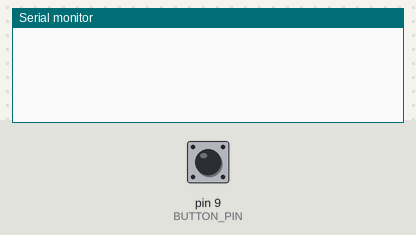
Simulated run of this sketch. Board: Arduino Uno, built with avr-gcc and run on an emulated ATmega328P. On the bench: the last lines printed to the serial monitor. The inputs (shaded band) are chosen by the test bench; at power-on: pin 9 (BUTTON_PIN) HIGH.

Above: at 1.2 s.
1.3 s: pin 9 (BUTTON_PIN) pulled LOW for 0.15 s
At 1.51 s:
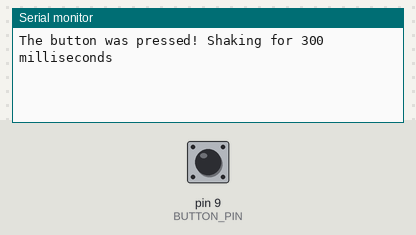
At 2.0 s:
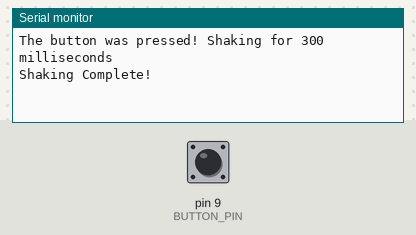

Measured:
- after the input at 1.3 s, the serial monitor: prints a new line at once (image 1)

The sketch:

button_check.ino
```cpp
// constants won't change. They're used here to set pin numbers:
const int BUTTON_PIN = 9;       // the number of the pushbutton pin
int shaketime = 300;

// Variables will change:
int lastState = LOW;  // the previous state from the input pin
int currentState;                // the current reading from the input pin

void setup() {
  // initialize serial communication at 9600 bits per second:
  Serial.begin(9600);
  // initialize the pushbutton pin as an pull-up input
  // the pull-up input pin will be HIGH when the switch is open and LOW when the switch is closed.
  pinMode(BUTTON_PIN, INPUT_PULLUP);
}

// Loop for "Button is pressed" or "Button is released"
//void loop() {
//  // read the state of the switch/button:
//  currentState = digitalRead(BUTTON_PIN);
//
//  if(lastState == HIGH && currentState == LOW)
//    Serial.println("The button is pressed");
//  else if(lastState == LOW && currentState == HIGH)
//    Serial.println("The button is released");
//
//  // save the the last state
//  lastState = currentState;
//}

void loop(){
  currentState = digitalRead(BUTTON_PIN);

  // Only do shit when the button is pressed
  if(lastState == HIGH && currentState == LOW){
    Serial.print("The button was pressed! Shaking for ");
    Serial.print(shaketime);
    Serial.println(" milliseconds");
    delay(shaketime);
    Serial.println("Shaking Complete!");
  }
  else if(lastState == LOW && currentState == HIGH){
    // Do nothing if the button is released
  }
  lastState = currentState;
}
```
